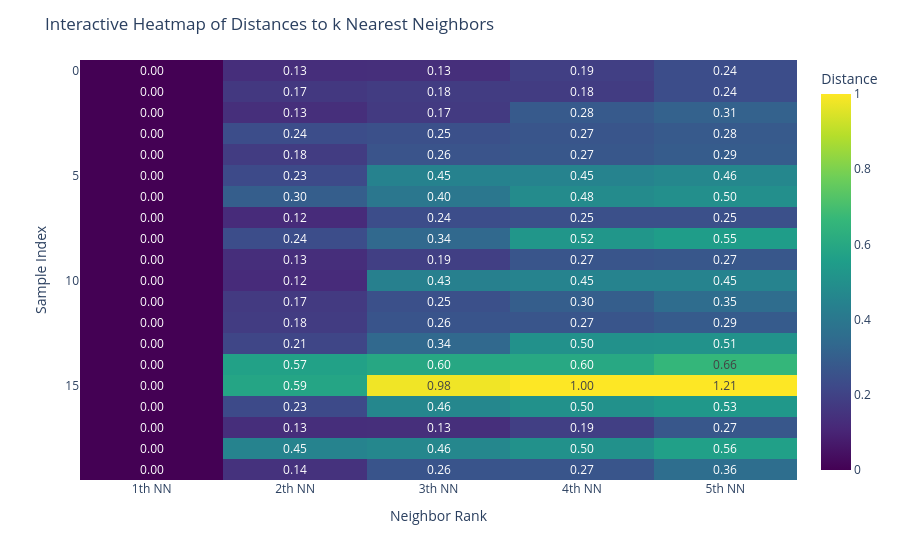

Notebook code for this chart:
### Markdown cell above
This plot essentially answers this question: "How far do I have to go from each point to find 5 neighbors?"

According to this plot,
1. For most points, not very far away from its neighbors.
2. For some points, much farther away from its neighbors.
3. The transition happens around 0.5 - 0.6. This is the optimal epsilon for this dataset. This means that DBSCAN will consider points that are close to each other as part of the same cluster that fall within this distance.

### Code cell
# Convert to DataFrame for heatmap visualization
dist_df = pd.DataFrame(distances, columns=[f"{i+1}th NN" for i in range(neighbors)])

# Plot a heatmap of the distances
fig = px.imshow(dist_df.iloc[:20].values,
                labels=dict(x="Neighbor Rank", y="Sample Index", color="Distance"),
                x=dist_df.columns.tolist(),
                y=list(range(20)),
                text_auto=".2f",
                color_continuous_scale='Viridis',
                zmax=1.0)

fig.update_layout(title="Interactive Heatmap of Distances to k Nearest Neighbors")
fig.show()

### Figure 1 — Plotly figure (JSON) as saved in the notebook; plotly's stock layout.template omitted (floating-point values rounded to 4 significant figures)
{"data": [{"coloraxis": "coloraxis", "hovertemplate": "Neighbor Rank: %{x}<br>Sample Index: %{y}<br>Distance: %{z}<extra></extra>", "name": "0", "texttemplate": "%{z:.2f}", "type": "heatmap", "x": ["1th NN", "2th NN", "3th NN", "4th NN", "5th NN"], "xaxis": "x", "y": [0, 1, 2, 3, 4, 5, 6, 7, 8, 9, 10, 11, 12, 13, 14, 15, 16, 17, 18, 19], "yaxis": "y", "z": [[0, 0.1316, 0.1338, 0.1877, 0.2371], [0, 0.1661, 0.1789, 0.1789, 0.2371], [0, 0.1338, 0.1705, 0.2839, 0.311], [0, 0.2371, 0.2489, 0.2663, 0.2839], [0, 0.1789, 0.2601, 0.2712, 0.2915], [0, 0.2273, 0.445, 0.4499, 0.4641], [0, 0.2983, 0.396, 0.4788, 0.4972], [0, 0.1212, 0.2371, 0.2489, 0.2489], [0, 0.2371, 0.3377, 0.5234, 0.5525], [0, 0.1316, 0.1877, 0.2663, 0.2712], [0, 0.1212, 0.434, 0.4488, 0.4499], [0, 0.1705, 0.2489, 0.2983, 0.353], [0, 0.1789, 0.2633, 0.2663, 0.2885], [0, 0.212, 0.3377, 0.5041, 0.5068], [0, 0.5699, 0.5975, 0.6004, 0.6618], [0, 0.5859, 0.9803, 0.9999, 1.212], [0, 0.2273, 0.4641, 0.5041, 0.5325], [0, 0.1316, 0.1338, 0.1877, 0.2712], [0, 0.4499, 0.4641, 0.5041, 0.564], [0, 0.1434, 0.2627, 0.2652, 0.3592]]}], "layout": {"coloraxis": {"cmax": 1, "cmin": 0, "colorbar": {"title": {"text": "Distance"}}, "colorscale": [[0, "#440154"], [0.1111, "#482878"], [0.2222, "#3e4989"], [0.3333, "#31688e"], [0.4444, "#26828e"], [0.5556, "#1f9e89"], [0.6667, "#35b779"], [0.7778, "#6ece58"], [0.8889, "#b5de2b"], [1, "#fde725"]]}, "margin": {"t": 60}, "title": {"text": "Interactive Heatmap of Distances to k Nearest Neighbors"}, "xaxis": {"anchor": "y", "constrain": "domain", "domain": [0, 1], "scaleanchor": "y", "title": {"text": "Neighbor Rank"}}, "yaxis": {"anchor": "x", "autorange": "reversed", "constrain": "domain", "domain": [0, 1], "title": {"text": "Sample Index"}}}}
